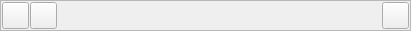
     <widget class="QFrame" name="frame_trackLine">
      <property name="geometry">
       <rect>
        <x>10</x>
        <y>370</y>
        <width>411</width>
        <height>31</height>
       </rect>
      </property>
      <property name="frameShape">
       <enum>QFrame::StyledPanel</enum>
      </property>
      <property name="frameShadow">
       <enum>QFrame::Raised</enum>
      </property>
      <widget class="QPushButton" name="pushButton_TrackLine_Yax">
       <property name="geometry">
        <rect>
         <x>382</x>
         <y>2</y>
         <width>27</width>
         <height>27</height>
        </rect>
       </property>
       <property name="font">
        <font>
         <pointsize>14</pointsize>
         <weight>75</weight>
         <bold>true</bold>
        </font>
       </property>
       <property name="toolTip">
        <string>tính hệ số góc y=ax</string>
       </property>
       <property name="text">
        <string/>
       </property>
       <property name="icon">
        <iconset resource="../image.qrc">
         <normaloff>:/image/MFS0103_Track_yax.jpg</normaloff>:/image/MFS0103_Track_yax.jpg</iconset>
       </property>
       <property name="iconSize">
        <size>
         <width>25</width>
         <height>25</height>
        </size>
       </property>
      </widget>
      <widget class="QPushButton" name="pushButton_TrackLine_Default">
       <property name="geometry">
        <rect>
         <x>2</x>
         <y>2</y>
         <width>27</width>
         <height>27</height>
        </rect>
       </property>
       <property name="font">
        <font>
         <pointsize>14</pointsize>
         <weight>75</weight>
         <bold>true</bold>
        </font>
       </property>
       <property name="toolTip">
        <string>trục tọa độ ảo</string>
       </property>
       <property name="text">
        <string/>
       </property>
       <property name="icon">
        <iconset resource="../image.qrc">
         <normaloff>:/image/MFS0103_Track_D.jpg</normaloff>:/image/MFS0103_Track_D.jpg</iconset>
       </property>
       <property name="iconSize">
        <size>
         <width>25</width>
         <height>25</height>
        </size>
       </property>
      </widget>
      <widget class="QPushButton" name="pushButton_TrackLine_Tooltip">
       <property name="geometry">
        <rect>
         <x>30</x>
         <y>2</y>
         <width>27</width>
         <height>27</height>
        </rect>
       </property>
       <property name="font">
        <font>
         <pointsize>14</pointsize>
         <weight>75</weight>
         <bold>true</bold>
        </font>
       </property>
       <property name="toolTip">
        <string>bắt điểm</string>
       </property>
       <property name="text">
        <string/>
       </property>
       <property name="icon">
        <iconset resource="../image.qrc">
         <normaloff>:/image/MFS0103_Track_T.jpg</normaloff>:/image/MFS0103_Track_T.jpg</iconset>
       </property>
       <property name="iconSize">
        <size>
         <width>25</width>
         <height>25</height>
        </size>
       </property>
      </widget>
     </widget>
